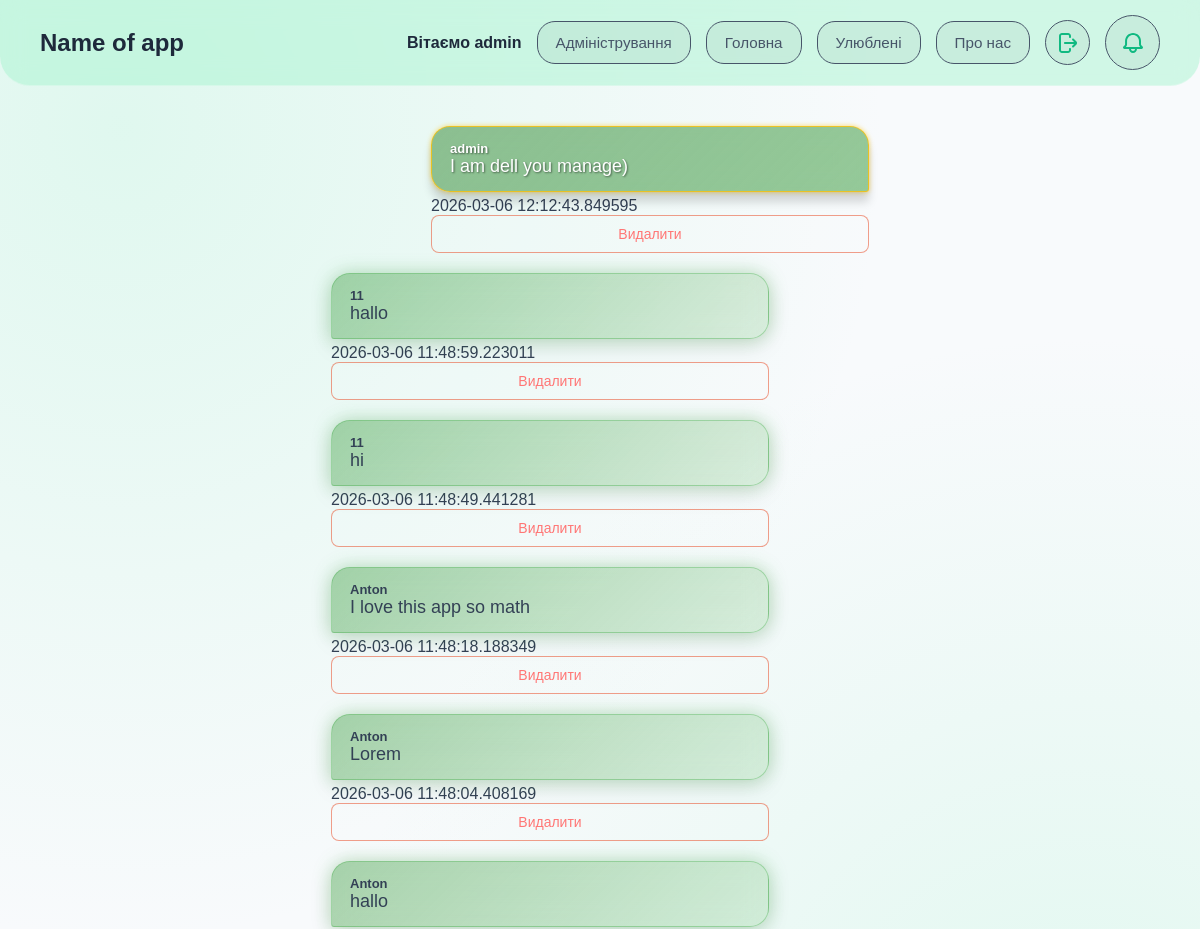
Page /forum (signed in, upper part) on the earlier database version.
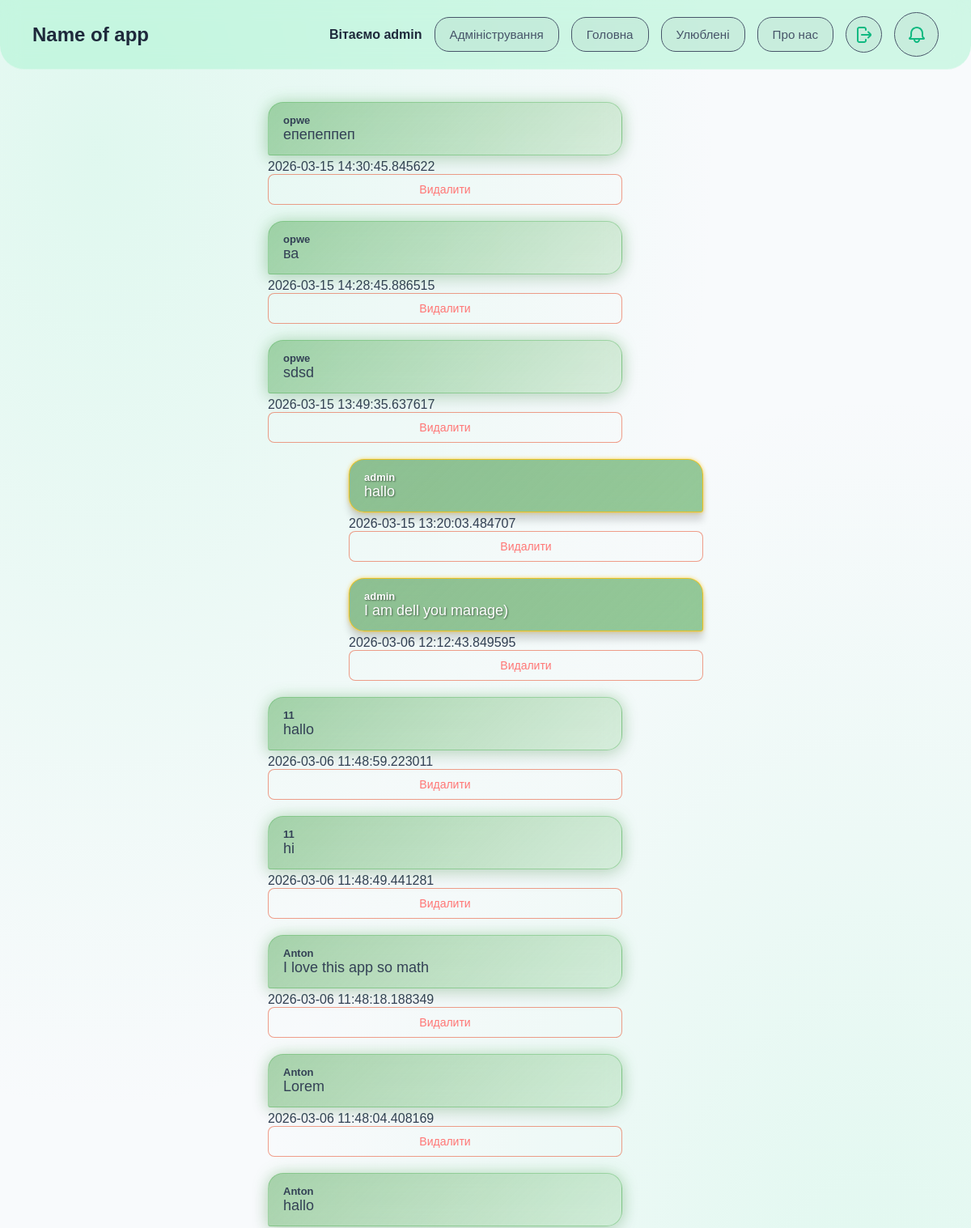
Same page on the later database version.
### DB.py (models this page shows, shortened)
class User(UserMixin, db.Model):
    id = db.Column(db.Integer, primary_key=True)
    isAdmin = db.Column(db.Boolean, default=False)
    username = db.Column(db.String(150), unique=True, nullable=False)
    gmail = db.Column(db.String(150), unique=True, nullable=False)
    password_hash = db.Column(db.String(256), nullable=False)

class Forum(db.Model):
    id = db.Column(db.Integer, primary_key=True)
    userID = db.Column(db.Integer, db.ForeignKey('user.id'), nullable=False)
    username = db.Column(db.String(150), nullable=False)
    comment = db.Column(db.Text, nullable=False)
    date = db.Column(db.DateTime, nullable=False)
    isAdmin = db.Column(db.Boolean, default=False)

### app.py (the view)
@app.route('/forum', methods=['GET', 'POST'])
@login_required
def forum():
    if request.method == 'POST':
        comment = request.form['comment']
        new_comment = Forum(username=current_user.username, comment=comment, userID=current_user.id, date=datetime.utcnow(), isAdmin=current_user.isAdmin)
        db.session.add(new_comment)
        db.session.commit()
        return redirect('/forum')
    all_comments = Forum.query.order_by(Forum.date.desc()).all()
    commitDb = Comits.query.order_by(Comits.date.desc()).limit(5).all()
    return render_template('forum.html', comments=all_comments, comits=commitDb)

### app.py (called while the page is built)
@login_manager.user_loader
def load_user(user_id):
    return User.query.get(int(user_id))

### templates/forum.html (shortened to what this page needs)
<!DOCTYPE html>
<html lang="en">
<head>
    <link rel="stylesheet" href="{{ url_for('static', filename='styles/commit.css') }}">
    <link rel="stylesheet" href="{{ url_for('static', filename='styles/forum-style.css') }}">
    <link rel="stylesheet" href="{{ url_for('static', filename='styles/btn-style.css') }}">
    <link rel="stylesheet" href="{{ url_for('static', filename='styles/commit.css') }}">
    <link rel="stylesheet" href="{{ url_for('static', filename='styles/user-favorite-style.css') }}">
</head>
<body>
    <header>
        <h1>Name of app</h1>
        <div class="header-btn">
            {% if current_user.is_authenticated %}
                <span class="welcome-text">Вітаємо {{ current_user.username }}</span>
                {% if current_user.isAdmin %}
                    <a href="{{ url_for('admin') }}"><button>Адміністрування</button></a>
                {% endif %}
                <a href="{{ url_for('main') }}"><button>Головна</button></a>
                <a href="{{ url_for('favorite') }}"><button>Улюблені</button></a>
                <a href="{{ url_for('about_ass') }}"><button>Про нас</button></a>
                <a href="{{ url_for('logout') }}" class="logout-btn">
                </a>
                <button id="open-commit" class="logout-btn" style="width: 55px; height: 55px;">
                </button>
            {% else %}
                <a href="{{ url_for('login') }}"><button>Увійти</button></a>
                <a href="{{ url_for('register') }}"><button>Зареєструватись</button></a>
            {% endif %}
        </div>
    </header>
    <main style="margin-bottom: 100px;">
        {% for comment in comments %}
            {% if comment.userID == current_user.id %}
                <div class="my-message">
                    <div class="{% if comment.isAdmin %}message-admin{% else %}message-user{% endif %} right-masage">
                        <p class="user-name">{{ comment.username }}</p>
                        <p class="massage">{{ comment.comment }}</p>
                    </div>
                    <span class="message-date">{{ comment.date }}</span>
                    {% if current_user.isAdmin %}
                        <form action="{{ url_for('delete_forum_comment', id=comment.id) }}" method="POST">
                            <button class="action-btn delete-btn" type="submit">Видалити</button>
                        </form>
                    {% endif %}
                </div>
            {% else %}
                <div class="not-my-message">
                    <div class="{% if comment.isAdmin %}message-admin{% else %}message-user{% endif %}">
                        <p class="user-name">{{ comment.username }}</p>
                        <p class="massage">{{ comment.comment }}</p>
                    </div>
                    <span class="message-date">{{ comment.date }}</span>
                    {% if current_user.isAdmin %}
                        <form action="{{ url_for('delete_forum_comment', id=comment.id) }}" method="POST">
                            <button class="action-btn delete-btn" type="submit">Видалити</button>
                        </form>
                    {% endif %}
                </div>
            {% endif %}
        {% endfor %}
    </main>
</body>
</html>

### static/styles/forum-style.css (style rules this page uses)
header { width: 100%; display: flex; justify-content: space-between; align-items: center; padding-inline: 60px; box-sizing: border-box; }
main { display: flex; flex-direction: column; align-items: center; gap: 20px; padding-top: 20px; }
.message-admin { display: flex; flex-direction: column; width: 400px; background: linear-gradient(135deg, rgba(27, 94, 32, 0.9) 0%, rgba(255, 193, 7, 0.4) 100%); backdrop-filter: blur(15px); -webkit-backdrop-filter: blur(15px); border: 1px solid rgba(255, 193, 7, 0.8); box-shadow: 0 10px 10px rgba(0, 0, 0, 0.15), 0 0 5px rgba(255, 193, 7, 0.6); padding: 14px 18px; border-radius: 19px 19px 19px 3px; margin-bottom: 5px; color: #ffffff; text-shadow: 1px 1px 2px rgba(0,0,0,0.5); font-weight: 600; }
.message-user { display: flex; flex-direction: column; width: auto; width: 400px; background: linear-gradient(135deg, rgba(67, 160, 71, 0.45) 0%, rgba(129, 199, 132, 0.25) 100%); backdrop-filter: blur(12px); -webkit-backdrop-filter: blur(12px); border: 1px solid rgba(76, 175, 80, 0.4); box-shadow: 0 8px 24px rgba(0, 0, 0, 0.08), 0 0 18px rgba(76, 175, 80, 0.35); padding: 14px 18px; border-radius: 19px 19px 19px 3px; margin-bottom: 5px; }
.user-name { margin: 0px; padding: 0px; font-size: 13px; font-weight: 700; }
.massage { margin: 0px; padding: 0px; font-size: 18px; font-weight: 500; }
.my-message { margin-left: 100px; }
.not-my-message { margin-right: 100px; }
.right-masage { background: linear-gradient(135deg, rgba(99, 166, 102, 0.7) 0%, rgba(67, 160, 71, 0.55) 100%); border-radius: 19px 19px 3px 19px; }

### static/styles/btn-style.css (style rules this page uses)
.action-btn { width: 100%; padding: 10px 15px; border-radius: 8px; border: 1px solid rgba(255, 255, 255, 0.3); background: rgba(255, 255, 255, 0.1); color: white; cursor: pointer; transition: all 0.3s ease; font-family: inherit; font-size: 14px; }
.delete-btn { border-color: rgba(232, 65, 24, 0.5); color: #ff7675; }
.logout-btn { width: 43px; height: 43px; text-decoration: none; background: rgba(0, 0, 0, 0.04); border: solid; border-width: 1px; cursor: pointer; font-family: inherit; font-size: 0.95rem; color: #475569; border-radius: 50%; transition: all 0.2s ease; display: flex; align-items: center; justify-content: center; }

### static/styles/user-favorite-style.css (style rules this page uses)
body { font-family: 'Nunito Sans', sans-serif; margin: 0; color: #334155; background-color: #f8fafc; background-image: radial-gradient(at 10% 10%, rgba(167, 243, 208, 0.3) 0px, transparent 50%), radial-gradient(at 90% 90%, rgba(167, 243, 208, 0.3) 0px, transparent 50%); background-attachment: fixed; min-height: 100vh; }
a { text-decoration: none; }
header { display: flex; justify-content: space-between; align-items: center; padding: 15px 40px; background: rgba(167, 243, 208, 0.5); backdrop-filter: blur(12px); -webkit-backdrop-filter: blur(12px); border-bottom: 1px solid rgba(255, 255, 255, 0.3); border-radius: 0px 0px 30px 30px; position: sticky; top: 0; z-index: 100; }
header h1 { font-size: 1.5rem; margin: 0; color: #1e293b; display: flex; align-items: center; gap: 10px; }
.header-btn { display: flex; align-items: center; gap: 15px; }
.header-btn button:not(.logout-btn) { text-decoration: none; background: rgba(0, 0, 0, 0.04); border: solid; border-width: 1px; cursor: pointer; padding: 12px 18px; font-family: inherit; font-size: 0.95rem; color: #475569; border-radius: 18px; transition: all 0.2s ease; display: flex; align-items: center; justify-content: center; }
.header-btn button { fill: currentColor; }
.header-btn .welcome-text { color: #1e293b; font-weight: 600; }
main { padding: 40px; display: flex; justify-content: center; }

Differences in the rows shown:
added Forum: username "opwe", comment "епепеппеп", date "2026-03-15 14:30:45.845622"
added Forum: username "opwe", comment "ва", date "2026-03-15 14:28:45.886515"
added Forum: username "opwe", comment "sdsd", date "2026-03-15 13:49:35.637617"
added Forum: username "admin", comment "hallo", date "2026-03-15 13:20:03.484707"
